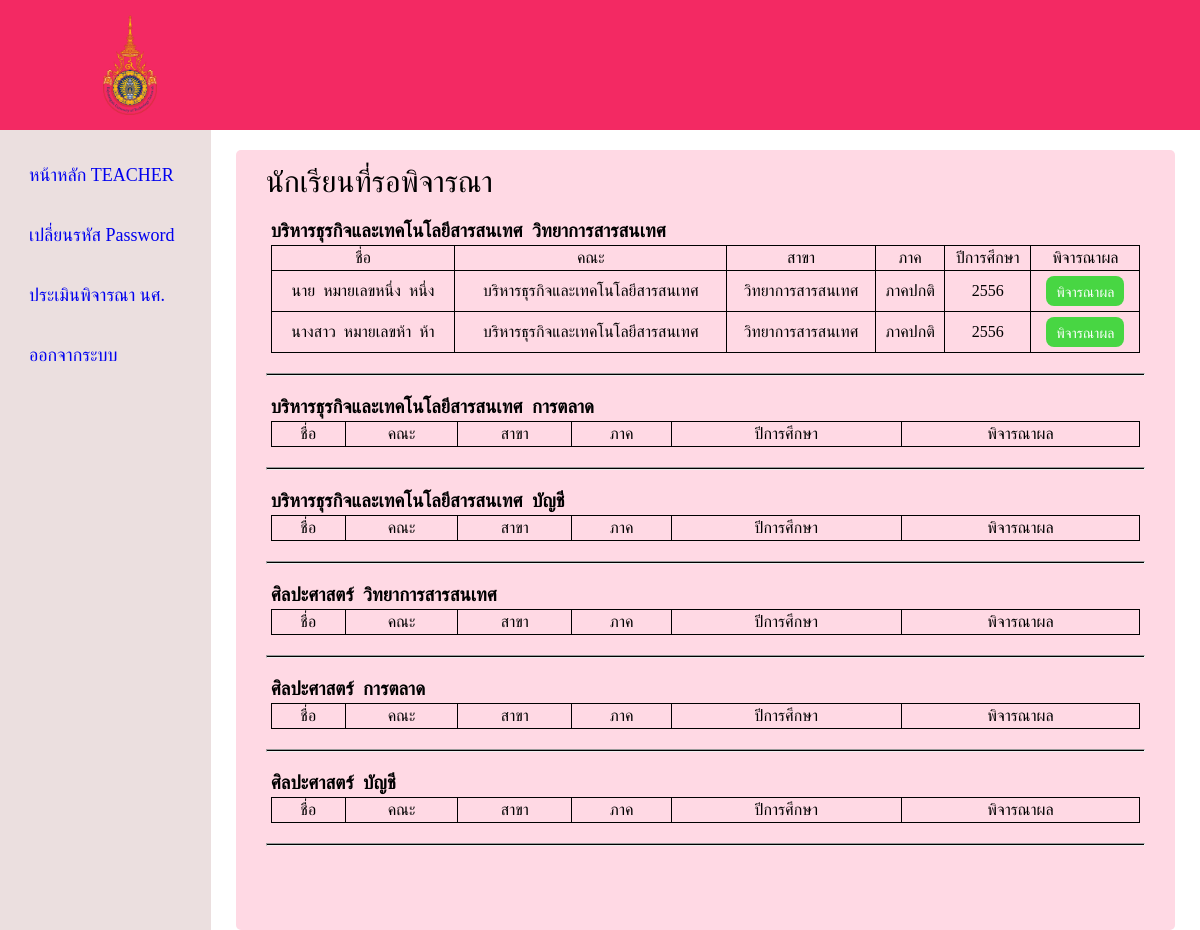
Screenshot of /teacher/T-estimate-std.php (signed in) with the database file from the repository.
### tables this page shows
CREATE TABLE `student_detail` (
  `Student_id` int(11) NOT NULL,
  `User_id` int(11) NOT NULL,
  `Prefix` text NOT NULL,
  `Fname` varchar(100) NOT NULL,
  `Lname` varchar(100) NOT NULL,
  `Faculty` enum('บริหารธุรกิจและเทคโนโลยีสารสนเทศ','ศิลปะศาสตร์') NOT NULL,
  `Major` enum('วิทยาการสารสนเทศ','การตลาด','บัญชี') NOT NULL,
  `Student_idcard` int(13) DEFAULT NULL,
  `Supclass_std` text,
  `Student_year` int(4) NOT NULL,
  `Phone_std` int(11) DEFAULT NULL,
  `Email_std` text,
  `Pic_grad` varchar(255) DEFAULT NULL,
  `std_confirm_tran` int(1) NOT NULL DEFAULT '0',
  `teacher_con` int(1) NOT NULL DEFAULT '0',
  `std_scheme` enum('ปริญญาตรี','ปวส') NOT NULL
);

### teacher/T-estimate-std.php (the view, shortened to what this page needs)
<?php
require '../connect.php';
?>
<!DOCTYPE html>
<html>
    <head>
        <link rel='stylesheet' type='text/css' media='screen' href='styleteacher.css'>
    </head>
    <body>
    <header class="header">
        <img src="../picture/มหาวิทยาลัยเทคโนโลยีราชมงคลตะวันออก.png" class="logo">
        </header>
        <div class="container">
            <nav class="sidebar">
                <div class="menu-bar">
                    <div class="menu">
                        <ul class="menu-links">
                            <li class="link">
                                <a href ="teacher-home.php">
                                    <span class="text nav-text">หน้าหลัก TEACHER</span>
                                </a>
                            </li>
                            <li class="link">
                                <a href ="change_password.php">
                                    <span class="text nav-text">เปลี่ยนรหัส Password</span>
                                </a>
                            </li>
                            <li class="link">
                                <a href ="T-estimate-std.php">
                                    <span class="text nav-text">ประเมินพิจารณา นศ.</span>
                                </a>
                            </li>
                            <li class="link">
                                <a href ="logout.php">
                                    <span class="text nav-text">ออกจากระบบ</span>
                                </a>
                            </li>
                        </ul>
                    </div>
                </div>
            </nav>
            <section class="home">
                <div class= "container-box">
                    <span>นักเรียนที่รอพิจารณา</span>
                    <form action ="" class = "box-transfer-std" method = "POST">
                        <?php
                            function displaytable($TSfaculty,$TSmajor,$connect){
                                $sql = "SELECT * FROM `student_detail` WHERE std_confirm_tran = 1 AND Faculty = '$TSfaculty' AND Major = '$TSmajor'";
                                $result = $connect->query($sql);
                                if($result){
                                    ?>
                                    <div class = "box-estimate">
                                        <h3><?php echo $TSfaculty;echo "&nbsp;&nbsp;" ; echo $TSmajor; ?></h3>
                                        <div class="box-estimate2">
                                            <table>
                                                <tr>
                                                    <td>ชื่อ</td>
                                                    <td>คณะ</td>
                                                    <td>สาขา</td>
                                                    <td>ภาค</td>
                                                    <td>ปีการศึกษา</td>
                                                    <td>พิจารณาผล</td>
                                                </tr>
                                                <?php
                                                while ($row = $result ->fetch_assoc()):
                                                ?>
                                                <tr>
                                                    <td><?php echo $row['Prefix']; echo "&nbsp&nbsp" ; echo $row['Fname'] ;echo "&nbsp&nbsp" ; echo $row['Lname'];?></td>
                                                    <td><?php echo $row['Faculty'];?></td>
                                                    <td><?php echo $row['Major'];?></td>
                                                    <td><?php echo $row['Supclass_std'];?></td>
                                                    <td><?php echo $row['Student_year'];?></td>
                                                    <td><a class = "btn-estimate" href = "estimate-std.php?GetID=<?php echo $row['Student_id']; ?>" >พิจารณาผล</td>
                        </form>
                                                    <?php endwhile ?>
                                                </tr>
                                            </table>
                                        </div>
                                    </div>
                                    <hr style="width:100%;text-align:left;margin-left:0;margin-top:10px;color:black;height:3px;background-color:black">
                                    <?php
                                } else{
                                    echo "ERROR: " . $connect->error;
                                }
                            }
                            displaytable('บริหารธุรกิจและเทคโนโลยีสารสนเทศ','วิทยาการสารสนเทศ',$connect);
                            displaytable('บริหารธุรกิจและเทคโนโลยีสารสนเทศ','การตลาด',$connect);
                            displaytable('บริหารธุรกิจและเทคโนโลยีสารสนเทศ','บัญชี',$connect);
                            displaytable('ศิลปะศาสตร์','วิทยาการสารสนเทศ',$connect);
                            displaytable('ศิลปะศาสตร์','การตลาด',$connect);
                            displaytable('ศิลปะศาสตร์','บัญชี',$connect);
                        ?>
    </body>
</html>

### teacher/styleteacher.css (style rules this page uses)
* { margin: 0; padding: 0; box-sizing: border-box; }
.header { display: flex; align-items: center; justify-content: space-between; background-color: #f32963; padding: 15px 80px; }
.logo { width: 100px; height: 100px; object-fit: contain; }
.container { display: flex; }
.sidebar { top: 0; left: 0; height: 100vh; width: 250px; padding: 10px 14px; background-color: rgba(228, 211, 211, 0.719); }
.sidebar li { height: 50px; margin-top: 10px; display: flex; list-style: none; align-items: center; font-size: 18px; }
.sidebar li a { width: 100%; height: 100%; padding-left: 15px; display: flex; align-items: center; text-decoration: none; border-radius: 5px; }
.menu-bar { width: 100%; }
.home { display: flex; justify-content: center; height: 100vh; width: 100%; }
.container-box { margin-top: 20px; padding: 15px 30px; width: 95%; background-color: #ffd9e4; border-radius: 5px; }
.container-box span { font-size: 30px; }
.box-transfer-std td, .estimate-std td { border: 1px solid; text-align: center; }
.box-transfer-std table, .estimate-std table { border-collapse: collapse; width: 100%; }
.box-estimate { margin: 20px 5px; }
.box-estimate2 td { padding: 3px; }
.box-estimate h3 { padding-bottom: 3px; }
.btn-estimate { background-color: #48d643; border-radius: 8px; border-style: none; box-sizing: border-box; color: #FFFFFF; cursor: pointer; display: inline-block; font-family: "Haas Grot Text R Web", "Helvetica Neue", Helvetica, Arial, sans-serif; font-size: 14px; font-weight: 500; line-height: 20px; list-style: none; margin: 0; outline: none; padding: 5px 10px; position: relative; text-align: center; text-decoration: none; transition: color 100ms; vertical-align: baseline; user-select: none; -webkit-user-select: none; touch-action: manipulation; margin: 2px; }

### rows the page displays
student_detail: Prefix "นาย", Fname "หมายเลขหนึ่ง", Lname "หนึ่ง", Faculty "บริหารธุรกิจและเทคโนโลยีสารสนเทศ", Major "วิทยาการสารสนเทศ", Supclass_std "ภาคปกติ", Student_year "2556"
student_detail: Prefix "นางสาว", Fname "หมายเลขห้า", Lname "ห้า", Faculty "บริหารธุรกิจและเทคโนโลยีสารสนเทศ", Major "วิทยาการสารสนเทศ", Supclass_std "ภาคปกติ", Student_year "2556"

### other values shown
$TSfaculty "บริหารธุรกิจและเทคโนโลยีสารสนเทศ บริหารธุรกิจและเทคโนโลยีสารสนเทศ บริหารธุรกิจและเทคโนโลยีสารสนเทศ ศิลปะศาสตร์ ศิลปะศาสตร์ ศิลปะศาสตร์"
$TSmajor "วิทยาการสารสนเทศ การตลาด บัญชี วิทยาการสารสนเทศ การตลาด บัญชี"
